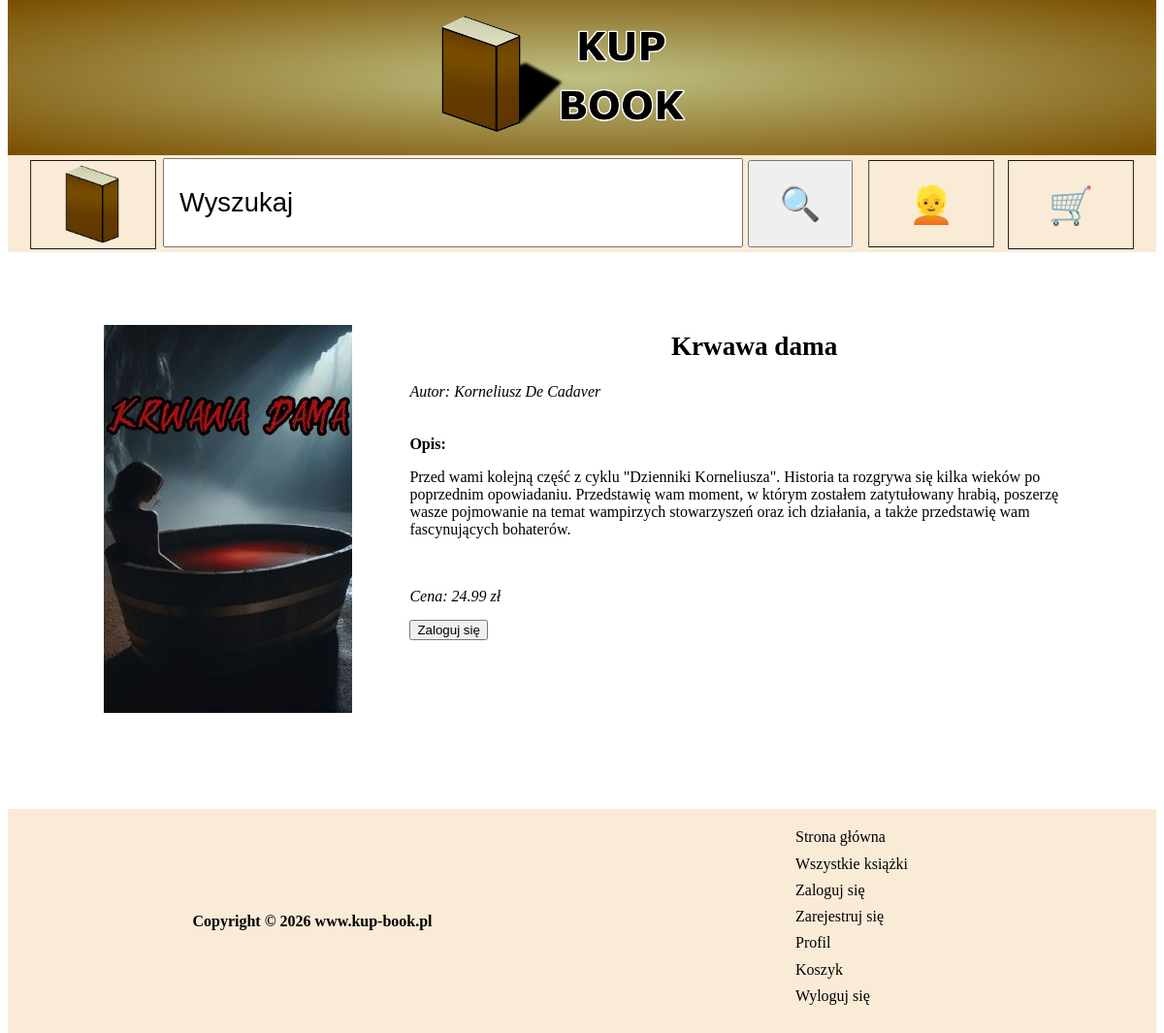
Screenshot of /book?book_name=2 with the database file from the repository.
### tables this page shows
CREATE TABLE `books` (
  `id` int(11) NOT NULL,
  `title` varchar(100) NOT NULL,
  `author` varchar(100) DEFAULT NULL,
  `description` text DEFAULT NULL,
  `price` decimal(5,2) NOT NULL,
  `file_path` text NOT NULL,
  `cover` varchar(1000) NOT NULL
);

### book/index.php (the view, shortened to what this page needs)
<?php
    $connection = mysqli_connect("127.0.0.1","root","");
    mysqli_select_db($connection,"kup_book");
?>
<!DOCTYPE html>
<html lang="pl">
<head>
    <link rel="stylesheet" href="/bookshop/style/style.css">
</head>
<body>
    <?php
        require ($_SERVER['DOCUMENT_ROOT']."/bookshop/components/header.php");
    ?>
    <?php
        require ($_SERVER['DOCUMENT_ROOT']."/bookshop/components/nav.php");
    ?>
    <?php
        $id = $_GET['book_name'];
        $data = mysqli_fetch_array(mysqli_query($connection,"SELECT title, author, description, price, cover FROM books WHERE id = $id;"));
    ?>
    <main id="the_book">
        <figure>
            <?php
                echo ("<img src='$data[cover]' alt='$data[title]'>");
            ?>
        </figure>
        <div>
            <?php
                echo ("<header><h2>$data[title]</h2></header>");
                echo ("<em>Autor: $data[author]</em>");
            ?>
            <strong>Opis:</strong>
            <?php
                echo ("<p>$data[description]</p>");
                echo ("<em>Cena: $data[price] zł</em>");
                if (isset($_SESSION["log"])) {
                    echo ("<form>");
                    echo ("<button type='submit' name='add_to_cart' class='book_site' value='$id'>Dodaj do koszyka</button>");
                    echo ("</form>");
                } else {
                    echo ("<form action='/bookshop/login'>");
                    echo ("<input type='submit' class='book_site' value='Zaloguj się'>");
                    echo ("</form>");
                }
            ?>
        </div>
    </main>
    <?php
        require ($_SERVER['DOCUMENT_ROOT']."/bookshop/components/footer.php");
    ?>
</body>
</html>

### style/style.css (style rules this page uses)
body { top: -8px; position: relative; }
h2 { text-align: center; font-size: 180%; }
#the_book { margin: 0 auto; padding: 5% 5% 5% 5%; box-sizing: border-box; display: grid; }
#the_book strong { display: block; padding-top: 5%; }
#the_book p { padding-bottom: 5%; }
#the_book input, #the_book button { margin: 2% 0 2% 0; }
#the_book > div h2 { font-size: 170%; }
#the_book em { display: block; }
@media only screen and (min-width: 601px) { #the_book { max-width: 1200px; grid-template-columns: 1fr 2fr; } }

### rows the page displays
books: cover (picture), title "Krwawa dama", author "Korneliusz De Cadaver", description "Przed wami kolejną część z cyklu \"Dzienniki Korneliusza\". Historia ta rozgrywa się kilka wieków po poprzednim opowiadaniu. Przedstawię wam moment, w którym zostałem zatytułowany hrabią, poszerzę wasze pojmowanie na temat wampirzych stowarzyszeń oraz ich działania, a także przedstawię wam fascynujących bohaterów.", price "24.99"
